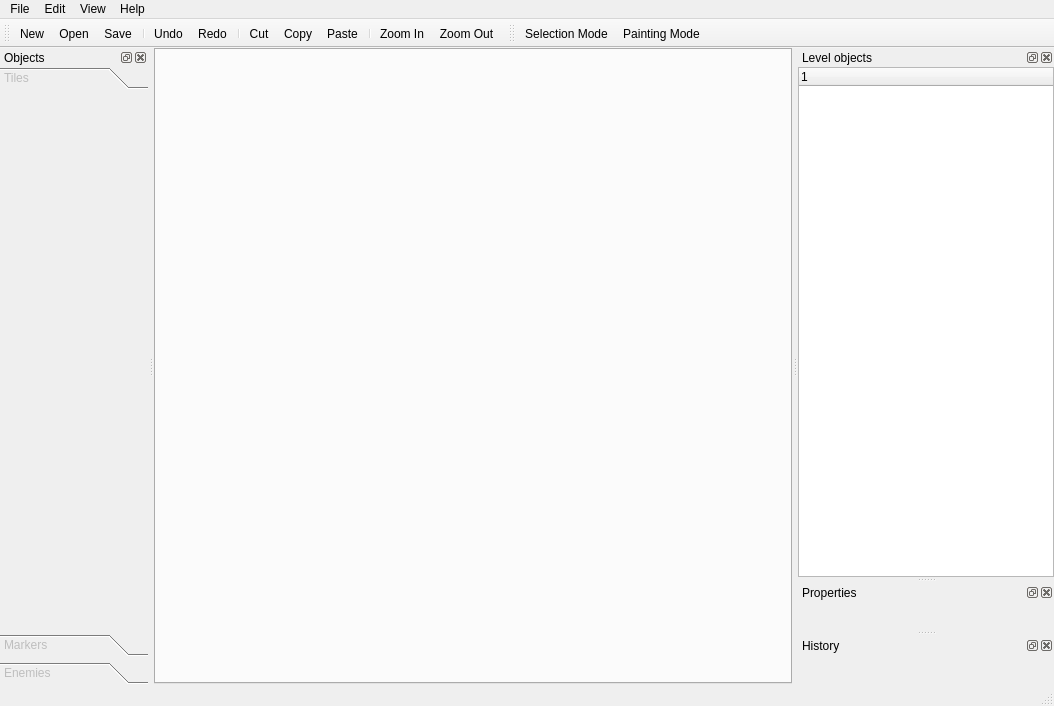
<?xml version="1.0" encoding="UTF-8"?>
<ui version="4.0">
 <class>MainWindow</class>
 <widget class="QMainWindow" name="MainWindow">
  <property name="geometry">
   <rect>
    <x>0</x>
    <y>0</y>
    <width>1054</width>
    <height>706</height>
   </rect>
  </property>
  <property name="windowTitle">
   <string>MainWindow</string>
  </property>
  <property name="documentMode">
   <bool>false</bool>
  </property>
  <property name="tabShape">
   <enum>QTabWidget::Rounded</enum>
  </property>
  <property name="dockNestingEnabled">
   <bool>false</bool>
  </property>
  <property name="unifiedTitleAndToolBarOnMac">
   <bool>true</bool>
  </property>
  <widget class="QWidget" name="centralWidget">
   <layout class="QGridLayout" name="gridLayout_3">
    <property name="leftMargin">
     <number>0</number>
    </property>
    <property name="topMargin">
     <number>0</number>
    </property>
    <property name="rightMargin">
     <number>0</number>
    </property>
    <property name="bottomMargin">
     <number>0</number>
    </property>
    <item row="0" column="0">
     <widget class="QTabWidget" name="tabWidget">
      <property name="tabShape">
       <enum>QTabWidget::Rounded</enum>
      </property>
      <property name="currentIndex">
       <number>-1</number>
      </property>
      <property name="tabsClosable">
       <bool>true</bool>
      </property>
      <property name="movable">
       <bool>false</bool>
      </property>
     </widget>
    </item>
   </layout>
  </widget>
  <widget class="QMenuBar" name="menuBar">
   <property name="geometry">
    <rect>
     <x>0</x>
     <y>0</y>
     <width>1054</width>
     <height>21</height>
    </rect>
   </property>
   <widget class="QMenu" name="menuFile">
    <property name="title">
     <string>File</string>
    </property>
    <addaction name="actionNew"/>
    <addaction name="actionOpen"/>
    <addaction name="separator"/>
    <addaction name="actionSave"/>
    <addaction name="actionSave_As"/>
    <addaction name="separator"/>
    <addaction name="actionQuit"/>
   </widget>
   <widget class="QMenu" name="menuEdit">
    <property name="title">
     <string>Edit</string>
    </property>
    <addaction name="actionUndo"/>
    <addaction name="actionRedo"/>
    <addaction name="separator"/>
    <addaction name="actionCut"/>
    <addaction name="actionCopy"/>
    <addaction name="actionPaste"/>
   </widget>
   <widget class="QMenu" name="menuView">
    <property name="title">
     <string>View</string>
    </property>
    <widget class="QMenu" name="menuToolbars_and_Views">
     <property name="title">
      <string>Toolbars and Views</string>
     </property>
     <addaction name="actionObjects"/>
     <addaction name="actionLevel_Objects"/>
     <addaction name="actionProperties"/>
     <addaction name="actionMain_Toolbar"/>
     <addaction name="actionHistory"/>
    </widget>
    <addaction name="menuToolbars_and_Views"/>
    <addaction name="separator"/>
    <addaction name="actionZoomIn"/>
    <addaction name="actionZoomOut"/>
    <addaction name="separator"/>
   </widget>
   <widget class="QMenu" name="menuHelp">
    <property name="title">
     <string>Help</string>
    </property>
    <addaction name="actionAbout_Dorobo_Editor"/>
    <addaction name="actionAbout_Qt"/>
   </widget>
   <addaction name="menuFile"/>
   <addaction name="menuEdit"/>
   <addaction name="menuView"/>
   <addaction name="menuHelp"/>
  </widget>
  <widget class="QStatusBar" name="statusBar"/>
  <widget class="QToolBar" name="toolBar">
   <property name="sizePolicy">
    <sizepolicy hsizetype="Preferred" vsizetype="Preferred">
     <horstretch>0</horstretch>
     <verstretch>0</verstretch>
    </sizepolicy>
   </property>
   <property name="windowTitle">
    <string>toolBar</string>
   </property>
   <property name="movable">
    <bool>true</bool>
   </property>
   <property name="allowedAreas">
    <set>Qt::AllToolBarAreas</set>
   </property>
   <attribute name="toolBarArea">
    <enum>TopToolBarArea</enum>
   </attribute>
   <attribute name="toolBarBreak">
    <bool>false</bool>
   </attribute>
   <addaction name="actionNew"/>
   <addaction name="actionOpen"/>
   <addaction name="actionSave"/>
   <addaction name="separator"/>
   <addaction name="actionUndo"/>
   <addaction name="actionRedo"/>
   <addaction name="separator"/>
   <addaction name="actionCut"/>
   <addaction name="actionCopy"/>
   <addaction name="actionPaste"/>
   <addaction name="separator"/>
   <addaction name="actionZoomIn"/>
   <addaction name="actionZoomOut"/>
  </widget>
  <widget class="QDockWidget" name="objectPicker">
   <property name="features">
    <set>QDockWidget::AllDockWidgetFeatures</set>
   </property>
   <property name="windowTitle">
    <string>Objects</string>
   </property>
   <attribute name="dockWidgetArea">
    <number>1</number>
   </attribute>
   <widget class="QWidget" name="dockWidgetContents">
    <layout class="QGridLayout" name="gridLayout">
     <property name="leftMargin">
      <number>0</number>
     </property>
     <property name="topMargin">
      <number>0</number>
     </property>
     <property name="rightMargin">
      <number>0</number>
     </property>
     <property name="bottomMargin">
      <number>0</number>
     </property>
     <item row="0" column="0">
      <widget class="QToolBox" name="toolBox">
       <property name="enabled">
        <bool>false</bool>
       </property>
       <property name="currentIndex">
        <number>0</number>
       </property>
       <widget class="QWidget" name="tiles">
        <property name="geometry">
         <rect>
          <x>0</x>
          <y>0</y>
          <width>144</width>
          <height>528</height>
         </rect>
        </property>
        <attribute name="label">
         <string>Tiles</string>
        </attribute>
        <layout class="QGridLayout" name="gridLayout_5">
         <item row="4" column="1">
          <widget class="QPushButton" name="brickRMButton">
           <property name="minimumSize">
            <size>
             <width>60</width>
             <height>60</height>
            </size>
           </property>
           <property name="maximumSize">
            <size>
             <width>60</width>
             <height>60</height>
            </size>
           </property>
           <property name="text">
            <string/>
           </property>
           <property name="icon">
            <iconset resource="icons.qrc">
             <normaloff>:/Level content/tile.png</normaloff>:/Level content/tile.png</iconset>
           </property>
           <property name="iconSize">
            <size>
             <width>50</width>
             <height>50</height>
            </size>
           </property>
           <property name="checkable">
            <bool>true</bool>
           </property>
           <property name="flat">
            <bool>true</bool>
           </property>
          </widget>
         </item>
         <item row="8" column="2">
          <widget class="QPushButton" name="darkgrassREButton">
           <property name="minimumSize">
            <size>
             <width>60</width>
             <height>60</height>
            </size>
           </property>
           <property name="maximumSize">
            <size>
             <width>60</width>
             <height>60</height>
            </size>
           </property>
           <property name="text">
            <string/>
           </property>
           <property name="icon">
            <iconset resource="icons.qrc">
             <normaloff>:/Level content/tile.png</normaloff>:/Level content/tile.png</iconset>
           </property>
           <property name="iconSize">
            <size>
             <width>50</width>
             <height>50</height>
            </size>
           </property>
           <property name="checkable">
            <bool>true</bool>
           </property>
           <property name="flat">
            <bool>true</bool>
           </property>
          </widget>
         </item>
         <item row="5" column="1">
          <widget class="QPushButton" name="darkgrassLEButton">
           <property name="minimumSize">
            <size>
             <width>60</width>
             <height>60</height>
            </size>
           </property>
           <property name="maximumSize">
            <size>
             <width>60</width>
             <height>60</height>
            </size>
           </property>
           <property name="text">
            <string/>
           </property>
           <property name="icon">
            <iconset resource="icons.qrc">
             <normaloff>:/Level content/tile.png</normaloff>:/Level content/tile.png</iconset>
           </property>
           <property name="iconSize">
            <size>
             <width>50</width>
             <height>50</height>
            </size>
           </property>
           <property name="checkable">
            <bool>true</bool>
           </property>
           <property name="flat">
            <bool>true</bool>
           </property>
          </widget>
         </item>
         <item row="5" column="2">
          <widget class="QPushButton" name="darkgrassLMButton">
           <property name="minimumSize">
            <size>
             <width>60</width>
             <height>60</height>
            </size>
           </property>
           <property name="maximumSize">
            <size>
             <width>60</width>
             <height>60</height>
            </size>
           </property>
           <property name="text">
            <string/>
           </property>
           <property name="icon">
            <iconset resource="icons.qrc">
             <normaloff>:/Level content/tile.png</normaloff>:/Level content/tile.png</iconset>
           </property>
           <property name="iconSize">
            <size>
             <width>50</width>
             <height>50</height>
            </size>
           </property>
           <property name="checkable">
            <bool>true</bool>
           </property>
           <property name="flat">
            <bool>true</bool>
           </property>
          </widget>
         </item>
         <item row="4" column="2">
          <widget class="QPushButton" name="brickREButton">
           <property name="minimumSize">
            <size>
             <width>60</width>
             <height>60</height>
            </size>
           </property>
           <property name="maximumSize">
            <size>
             <width>60</width>
             <height>60</height>
            </size>
           </property>
           <property name="text">
            <string/>
           </property>
           <property name="icon">
            <iconset resource="icons.qrc">
             <normaloff>:/Level content/tile.png</normaloff>:/Level content/tile.png</iconset>
           </property>
           <property name="iconSize">
            <size>
             <width>50</width>
             <height>50</height>
            </size>
           </property>
           <property name="checkable">
            <bool>true</bool>
           </property>
           <property name="flat">
            <bool>true</bool>
           </property>
          </widget>
         </item>
         <item row="3" column="2">
          <widget class="QPushButton" name="brickLMButton">
           <property name="minimumSize">
            <size>
             <width>60</width>
             <height>60</height>
            </size>
           </property>
           <property name="maximumSize">
            <size>
             <width>60</width>
             <height>60</height>
            </size>
           </property>
           <property name="text">
            <string/>
           </property>
           <property name="icon">
            <iconset resource="icons.qrc">
             <normaloff>:/Level content/tile.png</normaloff>:/Level content/tile.png</iconset>
           </property>
           <property name="iconSize">
            <size>
             <width>50</width>
             <height>50</height>
            </size>
           </property>
           <property name="checkable">
            <bool>true</bool>
           </property>
           <property name="flat">
            <bool>true</bool>
           </property>
          </widget>
         </item>
         <item row="3" column="1">
          <widget class="QPushButton" name="brickLEButton">
           <property name="minimumSize">
            <size>
             <width>60</width>
             <height>60</height>
            </size>
           </property>
           <property name="maximumSize">
            <size>
             <width>60</width>
             <height>60</height>
            </size>
           </property>
           <property name="text">
            <string/>
           </property>
           <property name="icon">
            <iconset resource="icons.qrc">
             <normaloff>:/Level content/tile.png</normaloff>:/Level content/tile.png</iconset>
           </property>
           <property name="iconSize">
            <size>
             <width>50</width>
             <height>50</height>
            </size>
           </property>
           <property name="checkable">
            <bool>true</bool>
           </property>
           <property name="flat">
            <bool>true</bool>
           </property>
          </widget>
         </item>
         <item row="0" column="1">
          <widget class="QPushButton" name="grassLEButton">
           <property name="minimumSize">
            <size>
             <width>60</width>
             <height>60</height>
            </size>
           </property>
           <property name="maximumSize">
            <size>
             <width>60</width>
             <height>60</height>
            </size>
           </property>
           <property name="text">
            <string/>
           </property>
           <property name="icon">
            <iconset resource="icons.qrc">
             <normaloff>:/Level content/tile.png</normaloff>:/Level content/tile.png</iconset>
           </property>
           <property name="iconSize">
            <size>
             <width>50</width>
             <height>50</height>
            </size>
           </property>
           <property name="checkable">
            <bool>true</bool>
           </property>
           <property name="flat">
            <bool>true</bool>
           </property>
          </widget>
         </item>
         <item row="0" column="2">
          <widget class="QPushButton" name="grassLMButton">
           <property name="minimumSize">
            <size>
             <width>60</width>
             <height>60</height>
            </size>
           </property>
           <property name="maximumSize">
            <size>
             <width>60</width>
             <height>60</height>
            </size>
           </property>
           <property name="text">
            <string/>
           </property>
           <property name="icon">
            <iconset resource="icons.qrc">
             <normaloff>:/Level content/tile.png</normaloff>:/Level content/tile.png</iconset>
           </property>
           <property name="iconSize">
            <size>
             <width>50</width>
             <height>50</height>
            </size>
           </property>
           <property name="checkable">
            <bool>true</bool>
           </property>
           <property name="flat">
            <bool>true</bool>
           </property>
          </widget>
         </item>
         <item row="8" column="1">
          <widget class="QPushButton" name="darkgrassRMButton">
           <property name="minimumSize">
            <size>
             <width>60</width>
             <height>60</height>
            </size>
           </property>
           <property name="maximumSize">
            <size>
             <width>60</width>
             <height>60</height>
            </size>
           </property>
           <property name="text">
            <string/>
           </property>
           <property name="icon">
            <iconset resource="icons.qrc">
             <normaloff>:/Level content/tile.png</normaloff>:/Level content/tile.png</iconset>
           </property>
           <property name="iconSize">
            <size>
             <width>50</width>
             <height>50</height>
            </size>
           </property>
           <property name="checkable">
            <bool>true</bool>
           </property>
           <property name="flat">
            <bool>true</bool>
           </property>
          </widget>
         </item>
         <item row="1" column="2">
          <widget class="QPushButton" name="grassREButton">
           <property name="minimumSize">
            <size>
             <width>60</width>
             <height>60</height>
            </size>
           </property>
           <property name="maximumSize">
            <size>
             <width>60</width>
             <height>60</height>
            </size>
           </property>
           <property name="text">
            <string/>
           </property>
           <property name="icon">
            <iconset resource="icons.qrc">
             <normaloff>:/Level content/tile.png</normaloff>:/Level content/tile.png</iconset>
           </property>
           <property name="iconSize">
            <size>
             <width>50</width>
             <height>50</height>
            </size>
           </property>
           <property name="checkable">
            <bool>true</bool>
           </property>
           <property name="flat">
            <bool>true</bool>
           </property>
          </widget>
         </item>
         <item row="1" column="1">
          <widget class="QPushButton" name="grassRMButton">
           <property name="minimumSize">
            <size>
             <width>60</width>
             <height>60</height>
            </size>
           </property>
           <property name="maximumSize">
            <size>
             <width>60</width>
             <height>60</height>
            </size>
           </property>
           <property name="text">
            <string/>
           </property>
           <property name="icon">
            <iconset resource="icons.qrc">
             <normaloff>:/Level content/tile.png</normaloff>:/Level content/tile.png</iconset>
           </property>
           <property name="iconSize">
            <size>
             <width>50</width>
             <height>50</height>
            </size>
           </property>
           <property name="checkable">
            <bool>true</bool>
           </property>
           <property name="flat">
            <bool>true</bool>
           </property>
          </widget>
         </item>
        </layout>
       </widget>
       <widget class="QWidget" name="markers">
        <property name="geometry">
         <rect>
          <x>0</x>
          <y>0</y>
          <width>98</width>
          <height>28</height>
         </rect>
        </property>
        <attribute name="label">
         <string>Markers</string>
        </attribute>
       </widget>
       <widget class="QWidget" name="enemies">
        <property name="geometry">
         <rect>
          <x>0</x>
          <y>0</y>
          <width>98</width>
          <height>28</height>
         </rect>
        </property>
        <attribute name="label">
         <string>Enemies</string>
        </attribute>
       </widget>
      </widget>
     </item>
    </layout>
   </widget>
  </widget>
  <widget class="QDockWidget" name="dockWidget_2">
   <property name="features">
    <set>QDockWidget::AllDockWidgetFeatures</set>
   </property>
   <property name="windowTitle">
    <string>Level objects</string>
   </property>
   <attribute name="dockWidgetArea">
    <number>2</number>
   </attribute>
   <widget class="QWidget" name="dockWidgetContents_2">
    <layout class="QGridLayout" name="gridLayout_2">
     <property name="leftMargin">
      <number>0</number>
     </property>
     <property name="topMargin">
      <number>0</number>
     </property>
     <property name="rightMargin">
      <number>0</number>
     </property>
     <property name="bottomMargin">
      <number>0</number>
     </property>
     <item row="0" column="0">
      <widget class="QTreeWidget" name="treeWidget">
       <column>
        <property name="text">
         <string notr="true">1</string>
        </property>
       </column>
      </widget>
     </item>
    </layout>
   </widget>
  </widget>
  <widget class="QDockWidget" name="Propertydock">
   <property name="enabled">
    <bool>true</bool>
   </property>
   <property name="features">
    <set>QDockWidget::AllDockWidgetFeatures</set>
   </property>
   <property name="windowTitle">
    <string>Properties</string>
   </property>
   <attribute name="dockWidgetArea">
    <number>2</number>
   </attribute>
   <widget class="QWidget" name="dockWidgetContents_3">
    <layout class="QGridLayout" name="gridLayout_4">
     <property name="leftMargin">
      <number>0</number>
     </property>
     <property name="topMargin">
      <number>0</number>
     </property>
     <property name="rightMargin">
      <number>0</number>
     </property>
     <property name="bottomMargin">
      <number>0</number>
     </property>
    </layout>
   </widget>
  </widget>
  <widget class="QDockWidget" name="undoViewDock">
   <property name="windowTitle">
    <string>History</string>
   </property>
   <attribute name="dockWidgetArea">
    <number>2</number>
   </attribute>
   <widget class="QWidget" name="dockWidgetContents_4"/>
  </widget>
  <widget class="QToolBar" name="toolBar_2">
   <property name="windowTitle">
    <string>toolBar_2</string>
   </property>
   <attribute name="toolBarArea">
    <enum>TopToolBarArea</enum>
   </attribute>
   <attribute name="toolBarBreak">
    <bool>false</bool>
   </attribute>
   <addaction name="actionSelection_mode"/>
   <addaction name="actionPainting_Mode"/>
  </widget>
  <action name="actionOpen">
   <property name="icon">
    <iconset resource="icons.qrc">
     <normaloff>:/UI/F:/Ladatut tiedostot/Tango/Tango/document-open.svg</normaloff>:/UI/F:/Ladatut tiedostot/Tango/Tango/document-open.svg</iconset>
   </property>
   <property name="text">
    <string>Open...</string>
   </property>
   <property name="toolTip">
    <string>Open level</string>
   </property>
   <property name="shortcut">
    <string>Ctrl+O</string>
   </property>
  </action>
  <action name="actionSave">
   <property name="icon">
    <iconset resource="icons.qrc">
     <normaloff>:/UI/F:/Ladatut tiedostot/Tango/Tango/document-save.svg</normaloff>:/UI/F:/Ladatut tiedostot/Tango/Tango/document-save.svg</iconset>
   </property>
   <property name="text">
    <string>Save</string>
   </property>
   <property name="toolTip">
    <string>Save</string>
   </property>
   <property name="shortcut">
    <string>Ctrl+S</string>
   </property>
  </action>
  <action name="actionQuit">
   <property name="icon">
    <iconset resource="icons.qrc">
     <normaloff>:/UI/F:/Ladatut tiedostot/Tango/Tango/System-log-out2.svg</normaloff>:/UI/F:/Ladatut tiedostot/Tango/Tango/System-log-out2.svg</iconset>
   </property>
   <property name="text">
    <string>Quit</string>
   </property>
  </action>
  <action name="actionZoomIn">
   <property name="checkable">
    <bool>false</bool>
   </property>
   <property name="icon">
    <iconset resource="icons.qrc">
     <normaloff>:/UI/F:/Ladatut tiedostot/Tango/Tango/View-zoom-in.svg</normaloff>:/UI/F:/Ladatut tiedostot/Tango/Tango/View-zoom-in.svg</iconset>
   </property>
   <property name="text">
    <string>Zoom In</string>
   </property>
  </action>
  <action name="actionNew">
   <property name="icon">
    <iconset resource="icons.qrc">
     <normaloff>:/UI/F:/Ladatut tiedostot/Tango/Tango/document-new.svg</normaloff>:/UI/F:/Ladatut tiedostot/Tango/Tango/document-new.svg</iconset>
   </property>
   <property name="text">
    <string>New...</string>
   </property>
   <property name="toolTip">
    <string>Create new level</string>
   </property>
   <property name="shortcut">
    <string>Ctrl+N</string>
   </property>
  </action>
  <action name="actionSave_As">
   <property name="icon">
    <iconset resource="icons.qrc">
     <normaloff>:/UI/F:/Ladatut tiedostot/Tango/Tango/document-save-as.svg</normaloff>:/UI/F:/Ladatut tiedostot/Tango/Tango/document-save-as.svg</iconset>
   </property>
   <property name="text">
    <string>Save As...</string>
   </property>
  </action>
  <action name="actionUndo">
   <property name="icon">
    <iconset resource="icons.qrc">
     <normaloff>:/UI/F:/Ladatut tiedostot/Tango/Tango/edit-undo.svg</normaloff>:/UI/F:/Ladatut tiedostot/Tango/Tango/edit-undo.svg</iconset>
   </property>
   <property name="text">
    <string>Undo</string>
   </property>
   <property name="shortcut">
    <string>Ctrl+Z</string>
   </property>
  </action>
  <action name="actionRedo">
   <property name="icon">
    <iconset resource="icons.qrc">
     <normaloff>:/UI/F:/Ladatut tiedostot/Tango/Tango/edit-redo.svg</normaloff>:/UI/F:/Ladatut tiedostot/Tango/Tango/edit-redo.svg</iconset>
   </property>
   <property name="text">
    <string>Redo</string>
   </property>
   <property name="shortcut">
    <string>Ctrl+Y</string>
   </property>
  </action>
  <action name="actionCut">
   <property name="icon">
    <iconset resource="icons.qrc">
     <normaloff>:/UI/F:/Ladatut tiedostot/Tango/Tango/edit-cut.svg</normaloff>:/UI/F:/Ladatut tiedostot/Tango/Tango/edit-cut.svg</iconset>
   </property>
   <property name="text">
    <string>Cut</string>
   </property>
   <property name="shortcut">
    <string>Ctrl+X</string>
   </property>
  </action>
  <action name="actionCopy">
   <property name="icon">
    <iconset resource="icons.qrc">
     <normaloff>:/UI/F:/Ladatut tiedostot/Tango/Tango/edit-copy.svg</normaloff>:/UI/F:/Ladatut tiedostot/Tango/Tango/edit-copy.svg</iconset>
   </property>
   <property name="text">
    <string>Copy</string>
   </property>
   <property name="shortcut">
    <string>Ctrl+C</string>
   </property>
  </action>
  <action name="actionPaste">
   <property name="icon">
    <iconset resource="icons.qrc">
     <normaloff>:/UI/F:/Ladatut tiedostot/Tango/Tango/edit-paste.svg</normaloff>:/UI/F:/Ladatut tiedostot/Tango/Tango/edit-paste.svg</iconset>
   </property>
   <property name="text">
    <string>Paste</string>
   </property>
   <property name="shortcut">
    <string>Ctrl+V</string>
   </property>
  </action>
  <action name="actionZoomOut">
   <property name="icon">
    <iconset resource="icons.qrc">
     <normaloff>:/UI/F:/Ladatut tiedostot/Tango/Tango/View-zoom-out.svg</normaloff>:/UI/F:/Ladatut tiedostot/Tango/Tango/View-zoom-out.svg</iconset>
   </property>
   <property name="text">
    <string>Zoom Out</string>
   </property>
   <property name="toolTip">
    <string>Zoom out</string>
   </property>
  </action>
  <action name="actionAbout_Dorobo_Editor">
   <property name="text">
    <string>About Dorobo Editor</string>
   </property>
  </action>
  <action name="actionAbout_Qt">
   <property name="text">
    <string>About Qt</string>
   </property>
  </action>
  <action name="actionObjects">
   <property name="checkable">
    <bool>true</bool>
   </property>
   <property name="text">
    <string>Objects</string>
   </property>
  </action>
  <action name="actionLevel_Objects">
   <property name="checkable">
    <bool>true</bool>
   </property>
   <property name="text">
    <string>Level Objects</string>
   </property>
  </action>
  <action name="actionProperties">
   <property name="checkable">
    <bool>true</bool>
   </property>
   <property name="text">
    <string>Properties</string>
   </property>
  </action>
  <action name="actionMain_Toolbar">
   <property name="checkable">
    <bool>true</bool>
   </property>
   <property name="text">
    <string>Main Toolbar</string>
   </property>
  </action>
  <action name="actionHistory">
   <property name="checkable">
    <bool>true</bool>
   </property>
   <property name="text">
    <string>History</string>
   </property>
  </action>
  <action name="actionSelection_mode">
   <property name="checkable">
    <bool>true</bool>
   </property>
   <property name="checked">
    <bool>false</bool>
   </property>
   <property name="text">
    <string>Selection Mode</string>
   </property>
   <property name="toolTip">
    <string>Selection Mode</string>
   </property>
   <property name="autoRepeat">
    <bool>true</bool>
   </property>
  </action>
  <action name="actionPainting_Mode">
   <property name="icon">
    <iconset resource="icons.qrc">
     <normaloff>:/UI/F:/Ladatut tiedostot/Tango/Tango/applications-graphics.svg</normaloff>:/UI/F:/Ladatut tiedostot/Tango/Tango/applications-graphics.svg</iconset>
   </property>
   <property name="text">
    <string>Painting Mode</string>
   </property>
   <property name="toolTip">
    <string>Painting Mode</string>
   </property>
  </action>
 </widget>
 <layoutdefault spacing="6" margin="11"/>
 <resources>
  <include location="icons.qrc"/>
 </resources>
 <connections/>
</ui>
